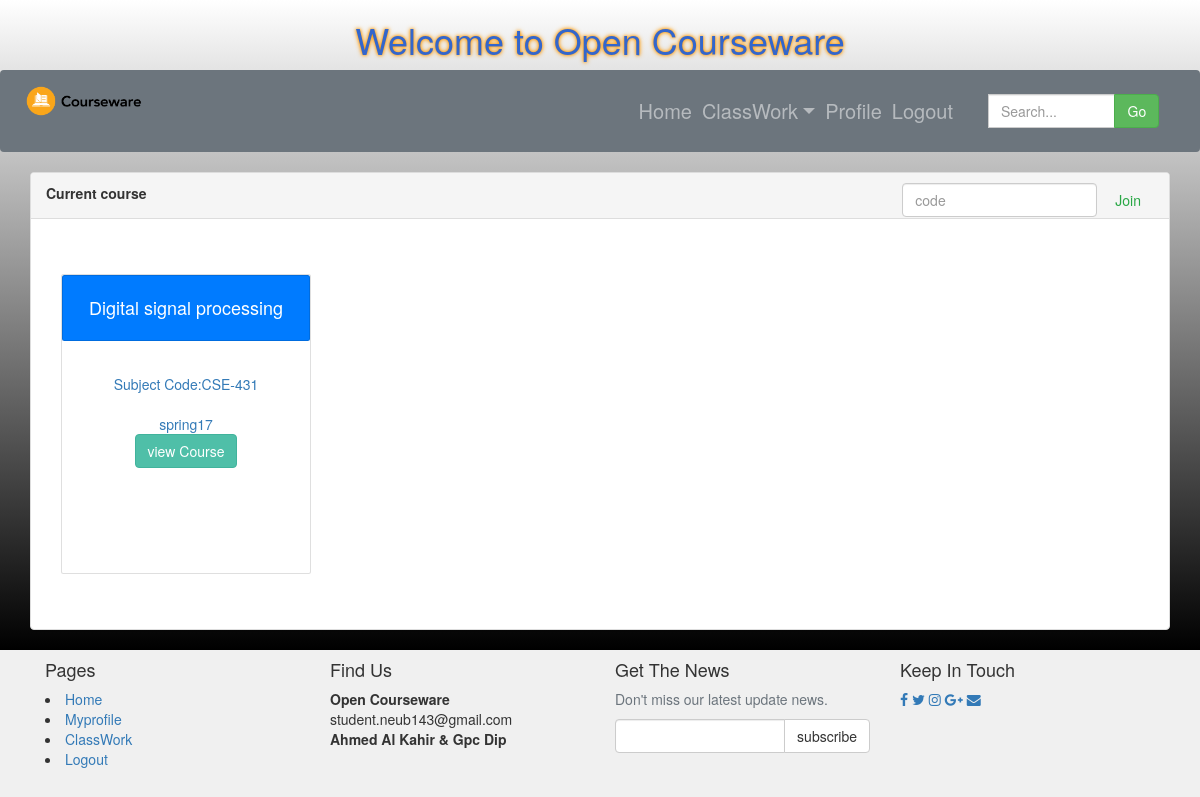
Screenshot of /student/classwork.php with the database file from the repository.
### tables this page shows
CREATE TABLE `course_work` (
  `course_work_id` int(11) NOT NULL,
  `course_work_title` varchar(100) NOT NULL,
  `course_work_code` varchar(20) NOT NULL,
  `course_work_date` varchar(50) NOT NULL,
  `course_work_security_mode` varchar(50) NOT NULL,
  `course_work_status` varchar(100) NOT NULL,
  `join_code` varchar(100) NOT NULL
);

### student/classwork.php (the view, shortened to what this page needs)
<?php
		include("include/config.php")
?>
<!DOCTYPE html>
<html>
<html lang="en">
<head>
		<link rel="stylesheet" type="text/css" href="home.css">
		<link rel="stylesheet" href="styles/bootstrap-337.min.css">
		<link rel="stylesheet" href="styles/style.css">
		<link rel="stylesheet" href="font-awsome/css/font-awesome.min.css">
</head>
<body>
<div class="wrapper" style="background-image: linear-gradient(white, black);">
	 <div class="container" >
	 <h1 class="text-center" style="color:#3366cc; text-shadow: 0 0 3px #ff9900, 0 0 5px #ff9900;"> Welcome to Open Courseware</h1>
     </div>
		<nav class="navbar navbar-expand-sm bg-secondary navbar-dark">
		     <a class="navbar-brand" href="Home.php">
		   <img src="image/Courseware.png" alt="logo" style="width:20%;">
		   </a>
		  <ul class="navbar-nav mr-5">
		      <li class="nav-item"><a style="font-size:20px;"class="nav-link" href="Home.php">Home</a></li>
		         <li class="nav-item dropdown">
					<a style="font-size:20px;"href="#"  class="nav-link dropdown-toggle" href="#" id="navbardrop" data-toggle="dropdown">ClassWork</a>
				</li>
				<li class="nav-item">
					<a style="font-size:20px;" href="profile.php" class="nav-link">Profile</a>
				</li>
				<li><a style="font-size:20px;" href="../Home/studentlogin.php" class="nav-link">Logout </a></li>
			</ul>
			<div class="mr-5">
					<div class="input-group   row ">
						<div class="col-lg-10 pdr">
							<input type="text" class="form-control" placeholder="Search...">
						</div>
					    <div class="input-group-append col-lg-2 pdl">
					      <button class="btn btn-success" type="submit">Go</button>
					     </div>
					  </div>
				</div>
	</nav>
<div class="body" >
<div class="container-fluid">
<div class="col-md-12">
	<div class="panel panel-default">
		<div class="panel-heading pt-3">
			<label>Current course</label>
				<form  action="classwork.php" method="post" enctype="multipart/form-data" class="form-inline pull-right">
					<input class="form-control mr-sm-2" type="text" placeholder="code" name="code" aria-label="text">
					<button class="btn btn-outline-success my-2 my-sm-0" name="submit" type="join">Join</button>
				</form>
		</div>
		<div class="panel-body">
			<div class="container my-3 py-5 text-center">
			<div class="row">
				<?php
	$run = mysqli_query($conn,"select * from join_courses");
	while($run1 = mysqli_fetch_array($run)){
		$check = $run1['join_codes'];
		$sql=mysqli_query($conn,"select * from course_work where join_code = '$check' ");
		while($row=mysqli_fetch_array($sql))
		{
?>
				<div class="col-sm-6 col-md-3">
				<div class="view overlay zoom">
				<div class="card" style="width: 25rem; height: 30rem;">
				    <div class="card bg-primary text-white">
					<div class="card-body"><h4><?php echo htmlentities($row['course_work_title']);?></h4></div>
				  </div>
				  <div class="card-body">
					<a class="card-text"><br>Subject Code:<?php echo htmlentities($row['course_work_code']);?></br></a>
					<a class="card-text"><br><?php echo htmlentities($row['course_work_date']);?></br></a>
					<a href="gocourse.php" class="btn btn-primary">view Course</a>
				  </div>
				</div>
				</div>
				</div>
<?php
		}
	}
?>
				  </div>
				 </div>
		     </div>
	    </div>
    </div>
  </div>
 </div>
 </div>
		  <div class="footer">
			<div class="container">
				<div class="row">
					<div class="col-sm-6 col-md-3">
						<h4>Pages</h4>
							<li><a href="Home.php">Home</a></li>
							<li><a href="profile.php">Myprofile</a></li>
							<li><a href="classwork.php">ClassWork</a></li>
							<li><a href="Home.php">Logout</a></li>
					</div>
					<div class="col-sm-6 col-md-3">
						<h4>Find Us</h4>
						<p>
							<strong> Open Courseware </strong>
							<br>student.neub143@gmail.com
							<br><strong> Ahmed Al Kahir & Gpc Dip </strong>
						</p>
					</div>
					<div class="col-sm-6 col-md-3">
						<h4>Get The News</h4>
						<p class="text-muted">
							Don't miss our latest update news.
						</p>
						<form action="" method="post" target="popupwindow" onsubmit="window.open('', 'popupwindow', 'scrollbars=yes,width=550,height=520');return true" method="post">
							<div class="input-group">
								<input type="text" class="form-control" name="email">
								<span class="input-group-btn">
									<input type="submit" value="subscribe" class="btn btn-default">
								</span>
							</div>
						</form>
					</div>
					<div class="col-sm-6 col-md-3">
						<h4>Keep In Touch</h4>
						<p class="social">
							<a href="http://facebook.com" class="fa fa-facebook"></a>
							<a href="#" class="fa fa-twitter"></a>
							<a href="#" class="fa fa-instagram"></a>
							<a href="#" class="fa fa-google-plus"></a>
							<a href="#" class="fa fa-envelope"></a>
						</p>
					</div>
        </div>
    </div>
</div>
</body>
</html>

### student/styles/style.css (style rules this page uses)
body { font-size: 14px; line-height: 1.42857143; color: #333333; background: #f0f0f0; overflow-x: hidden; }
.navbar { background: #ffffff; }
.navbar-brand { float: left; padding: 10px 15px; font-size: 18px; line-height: 20px; height: 70px; }
.btn-primary { color: rgb(255,255,255); background: rgb(79,191,168); border-color: rgb(65,179,156); }
.pdr { padding-right: 0px; }
.pdl { padding-left: 0px; }

### rows the page displays
course_work: course_work_title "Digital signal processing", course_work_code "CSE-431", course_work_date "spring17"
